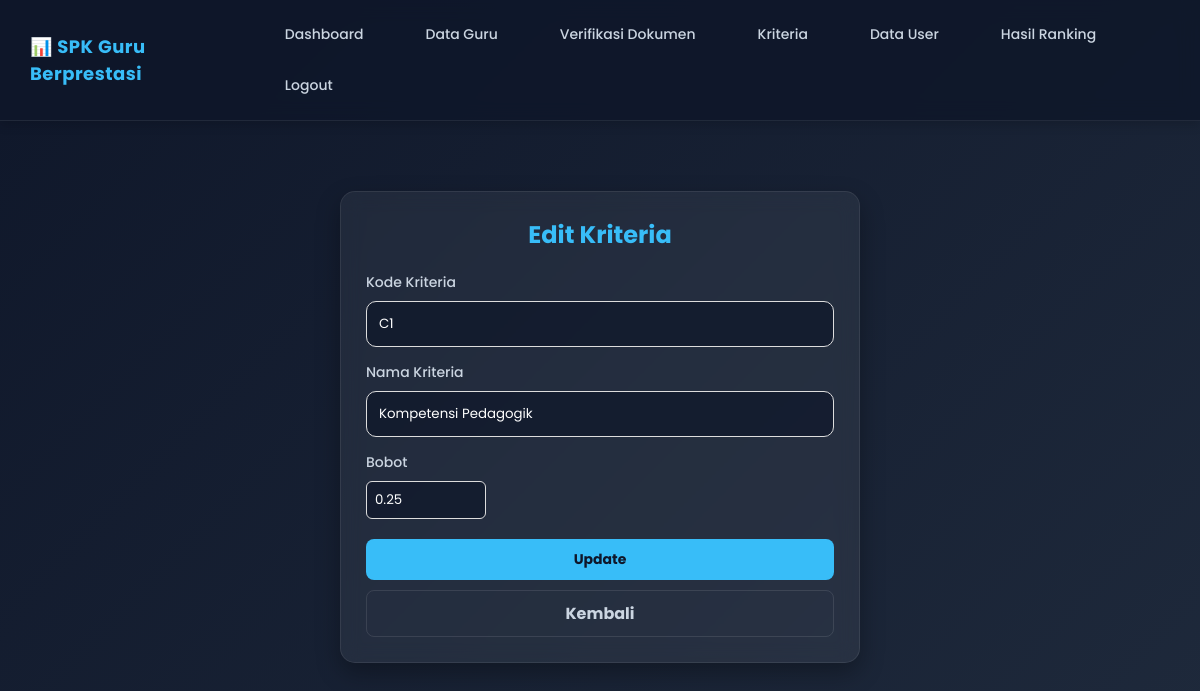
/spk_guru_saw/admin/kriterianya/edit_kriteria.php?id=1, run on the app's committed database.
### tables this page shows
CREATE TABLE `kriteria` (
  `id_kriteria` int(11) NOT NULL,
  `kode_kriteria` varchar(10) DEFAULT NULL,
  `nama_kriteria` varchar(100) DEFAULT NULL,
  `bobot` double DEFAULT NULL
);

### spk_guru_saw/admin/kriterianya/edit_kriteria.php (the view, shortened to what this page needs)
<?php
include '../../config/koneksi.php';
$id = $_GET['id'];
$data = mysqli_query($koneksi,
"SELECT * FROM kriteria
WHERE id_kriteria='$id'"
);
$row = mysqli_fetch_array($data);
?>
<!DOCTYPE html>
<html>
<head>
    <link rel="stylesheet" href="../../assets/css/style.css">
</head>
<body>
<?php include '../../template/menu_admin.php'; ?>
<div class="container">
    <div class="card">
        <h2>Edit Kriteria</h2>
        <form method="POST">
            <label>Kode Kriteria</label>
            <input type="text" name="kode" value="<?= $row['kode_kriteria']; ?>" required>
            <label>Nama Kriteria</label>
            <input type="text" name="nama" value="<?= $row['nama_kriteria']; ?>" required>
            <label>Bobot</label>
            <input type="number" step="0.01" name="bobot" value="<?= $row['bobot']; ?>" required>
            <button type="submit" name="update">Update</button>
            <a href="kriteria.php" class="btn-kembali">Kembali</a>
        </form>
    </div>
</div>
</body>
</html>

### spk_guru_saw/assets/css/style.css (style rules this page uses)
* { margin:0; padding:0; box-sizing:border-box; font-family:'Poppins', sans-serif; }
body { background:#f4f7fb; color:#333; }
.container { width:90%; margin:40px auto; }
.card { background:white; padding:30px; border-radius:20px; box-shadow:0 10px 25px rgba(0,0,0,0.08); }
h2 { margin-bottom:20px; color:#4f46e5; }
form label { display:block; margin-top:15px; margin-bottom:8px; font-weight:500; }
form input, form select { width:100%; padding:12px; border:1px solid #ddd; border-radius:10px; outline:none; transition:0.3s; }
button, .btn { display:inline-block; padding:12px 20px; border:none; border-radius:10px; text-decoration:none; cursor:pointer; transition:0.3s; font-size:14px; font-weight:500; }
button { margin-top:20px; background:#4f46e5; color:white; }
input[type=number] { width:120px; padding:8px; border:1px solid #ddd; border-radius:6px; }

### spk_guru_saw/admin/kriterianya/edit_kriteria.php (style rules this page uses)
body { margin:0; font-family: 'Segoe UI', Tahoma, sans-serif; background: linear-gradient(135deg, #0f172a, #1e293b); color:#fff; }
.container { padding:30px; display:flex; justify-content:center; }
.card { width:100%; max-width:520px; background: rgba(255,255,255,0.06); border: 1px solid rgba(255,255,255,0.08); backdrop-filter: blur(10px); padding:25px; border-radius:15px; box-shadow: 0 10px 25px rgba(0,0,0,0.3); }
h2 { text-align:center; margin:0 0 20px 0; font-size:24px; color:#38bdf8; }
label { display:block; margin:10px 0 5px; font-size:14px; color:#cbd5e1; }
input { width:100%; padding:10px 12px; border-radius:8px; border:1px solid rgba(255,255,255,0.1); background: rgba(15, 23, 42, 0.7); color:#fff; outline:none; box-sizing:border-box; }
button { width:100%; margin-top:20px; padding:10px; border:none; border-radius:8px; background:#38bdf8; color:#0f172a; font-weight:bold; cursor:pointer; transition:0.3s ease; }
.btn-kembali { display:block; width:100%; margin-top:10px; padding:10px; border:1px solid rgba(255,255,255,0.1); border-radius:8px; background:transparent; color:#cbd5e1; font-weight:bold; text-align:center; text-decoration:none; transition:0.3s ease; box-sizing:border-box; }

### data on the page
kriteria: kode "C1", nama "Kompetensi Pedagogik", bobot "0.25"
